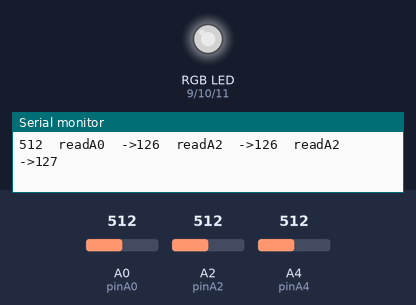
Simulated run of this sketch. Board: Arduino Uno, built with avr-gcc and run on an emulated ATmega328P. Parts: an RGB LED mixed from three pins (HIGH = lit), the last lines printed to the serial monitor. The test bench sets the inputs (shaded band); at power-on: A0 (pinA0) = 512, A2 (pinA2) = 512, A4 (pinA4) = 512. Dim RGB values are drawn brighter than linear.

Above: at 1.2 s.
1.3 s: A0 (pinA0) set to 122
At 2.5 s:
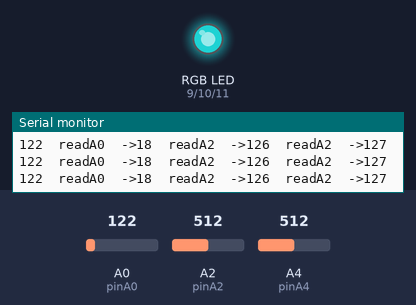
2.8 s: A2 (pinA2) set to 122
At 4.0 s:
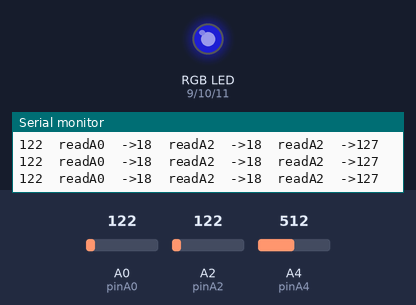
4.3 s: A4 (pinA4) set to 419
At 5.2 s:
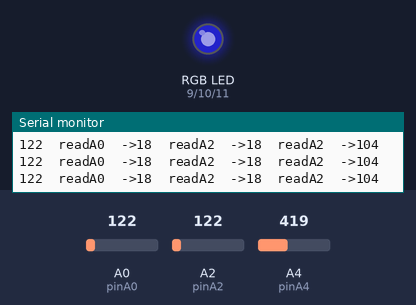
7.3 s: A4 (pinA4) set to 388
At 8.4 s:
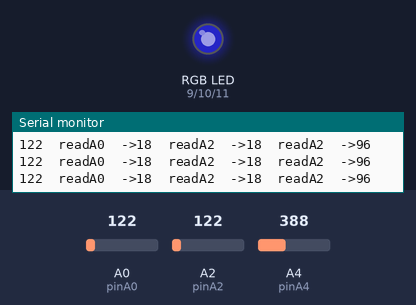
10.3 s: A0 (pinA0) set to 1023
At 10.7 s:
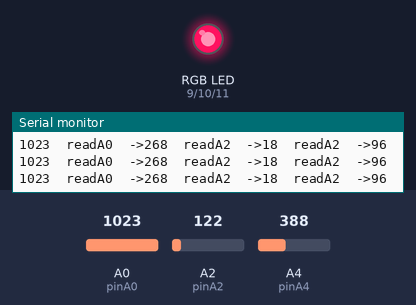
11.8 s: A2 (pinA2) set to 0
At 12.3 s:
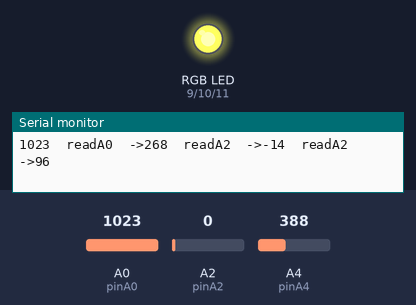
Timing chart, 0 to 14.3 s (numbered marks = the images above; inputs shaded):
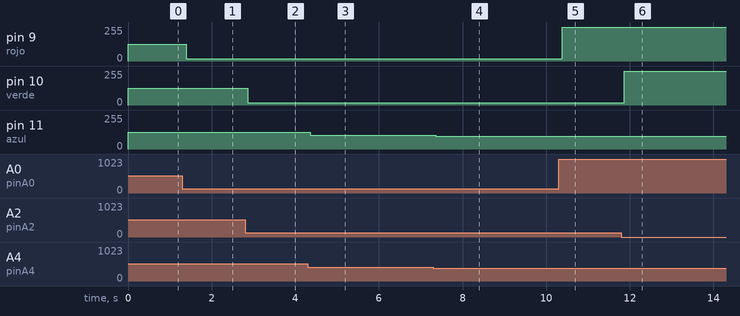

Measured:
- after the input at 1.3 s, pin 9 (rojo): 126/255 → 18/255 after 0.09 s
- after the input at 2.8 s, pin 10 (verde): 126/255 → 18/255 after 0.07 s
- after the input at 4.3 s, pin 11 (azul): 127/255 → 104/255 after 0.06 s
- after the input at 7.3 s, pin 11 (azul): 104/255 → 96/255 after 0.06 s
- after the input at 10.3 s, pin 9 (rojo): 18/255 → 255/255 after 0.09 s
- after the input at 11.8 s, pin 10 (verde): 18/255 → 255/255 after 0.07 s

The sketch:

sketch_nov8-11-23.ino
```cpp
#define pinA0 A0
#define pinA2 A2
#define pinA4 A4

const int rojo = 9;
const int verde = 10;
const int azul = 11;

int readA0 = 0;
int readA1 = 0;
int readA2t = 0;


void setup() {
  // put your setup code here, to run once:
  Serial.begin(9600);
  pinMode(rojo, OUTPUT);
  pinMode(verde, OUTPUT);
  pinMode(azul, OUTPUT);

  pinMode(pinA0, INPUT);
  pinMode(pinA2, INPUT);
  pinMode(pinA4, INPUT);

}

void loop() {
  // put your main code here, to run repeatedly:

  readA0 = analogRead(pinA0);
  readA1 = analogRead(pinA2);
  readA2t = analogRead(pinA4);

  int map1 = map(readA0, 54, 974, 0, 255);
  int map2 = map(readA1, 54, 974, 0, 255);
  int map3 = map(readA2t, 0, 1023, 0, 255);


  Serial.print(readA0);
  Serial.print("  readA0  ->");
  Serial.print(map1);
  Serial.print("  readA2  ->");
  Serial.print(map2);
  Serial.print("  readA2  ->");
  Serial.println(map3);

  analogWrite(rojo, map1);
  analogWrite(verde, map2);
  analogWrite(azul, map3);
}
```
